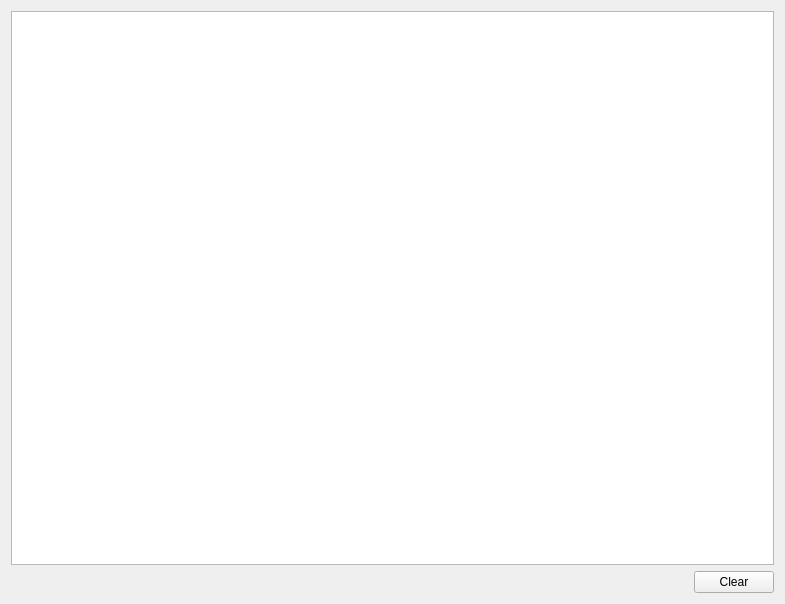
<?xml version="1.0" encoding="UTF-8"?>
<ui version="4.0">
 <class>ConsoleOut</class>
 <widget class="QWidget" name="ConsoleOut">
  <property name="geometry">
   <rect>
    <x>0</x>
    <y>0</y>
    <width>785</width>
    <height>604</height>
   </rect>
  </property>
  <property name="windowTitle">
   <string>ConsoleOut</string>
  </property>
  <layout class="QGridLayout" name="gridLayout">
   <item row="0" column="0" colspan="2">
    <widget class="QTextEdit" name="textEdit"/>
   </item>
   <item row="1" column="0">
    <spacer name="horizontalSpacer">
     <property name="orientation">
      <enum>Qt::Horizontal</enum>
     </property>
     <property name="sizeHint" stdset="0">
      <size>
       <width>660</width>
       <height>20</height>
      </size>
     </property>
    </spacer>
   </item>
   <item row="1" column="1">
    <widget class="QPushButton" name="pushClear">
     <property name="text">
      <string>Clear</string>
     </property>
    </widget>
   </item>
  </layout>
 </widget>
 <layoutdefault spacing="6" margin="11"/>
 <resources/>
 <connections>
  <connection>
   <sender>pushClear</sender>
   <signal>clicked()</signal>
   <receiver>textEdit</receiver>
   <slot>clear()</slot>
   <hints>
    <hint type="sourcelabel">
     <x>726</x>
     <y>574</y>
    </hint>
    <hint type="destinationlabel">
     <x>673</x>
     <y>461</y>
    </hint>
   </hints>
  </connection>
 </connections>
</ui>
